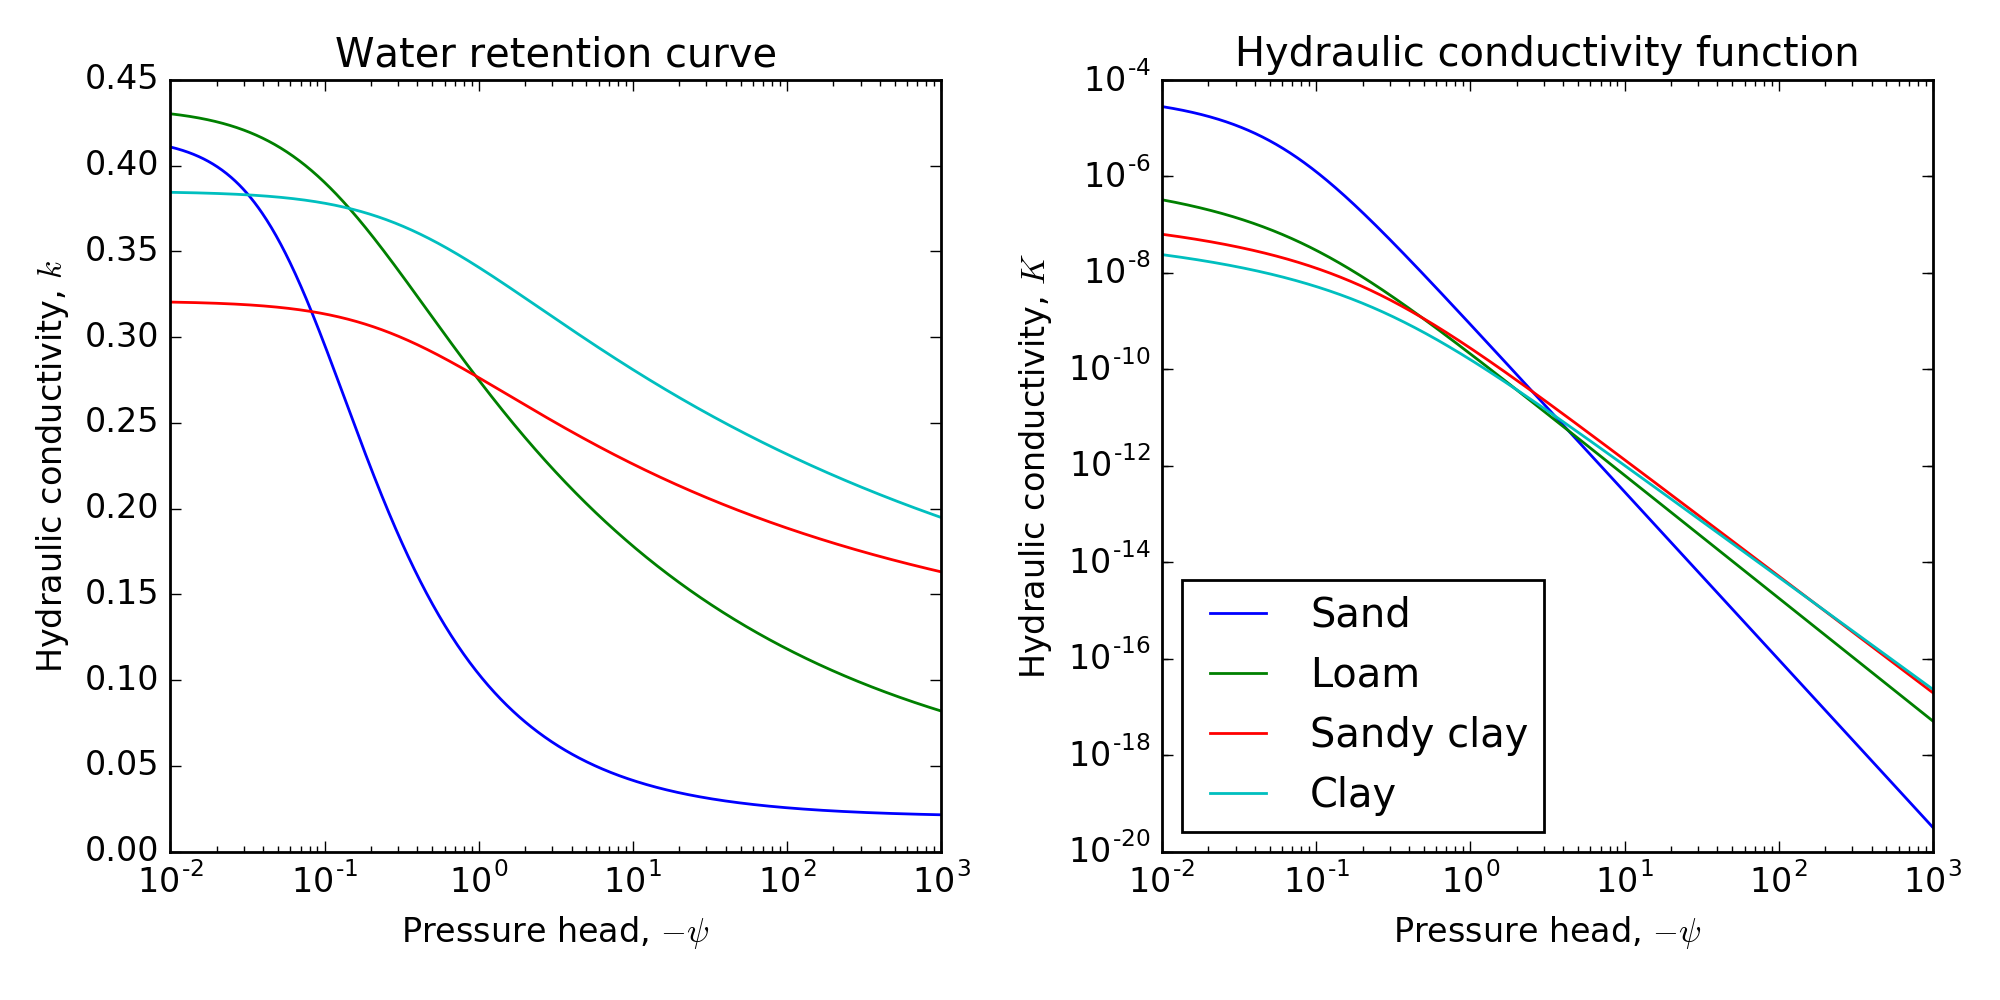

This chart was generated by the following Python code:
import matplotlib.pyplot as plt

from SimPEG.FLOW import Richards
from SimPEG import Mesh

fig, axes = plt.subplots(1, 2, figsize=(10, 5))
mesh = Mesh.TensorMesh([10])
VGparams = Richards.Empirical.VanGenuchtenParams()
leg = []
these = ['sand', 'loam', 'sandy_clay', 'clay']
for p in these:
    if p[0] == '_' or p not in these:
        continue
    soil_name = p.replace('_', ' ')
    soil_name = soil_name[0].upper() + soil_name[1:]
    leg += [soil_name]
    params = getattr(VGparams, p)
    k_fun, theta_fun = Richards.Empirical.van_genuchten(mesh, **params)
    theta_fun.plot(ax=axes[0])
    k_fun.plot(ax=axes[1])

plt.tight_layout()
plt.legend(leg, loc=3)
axes[0].set_ylabel('Hydraulic conductivity, $k$')
axes[0].set_xlabel('Pressure head, $-\psi$')
axes[1].set_xlabel('Pressure head, $-\psi$')

fig.savefig('van-genuchten.png', dpi=200)
